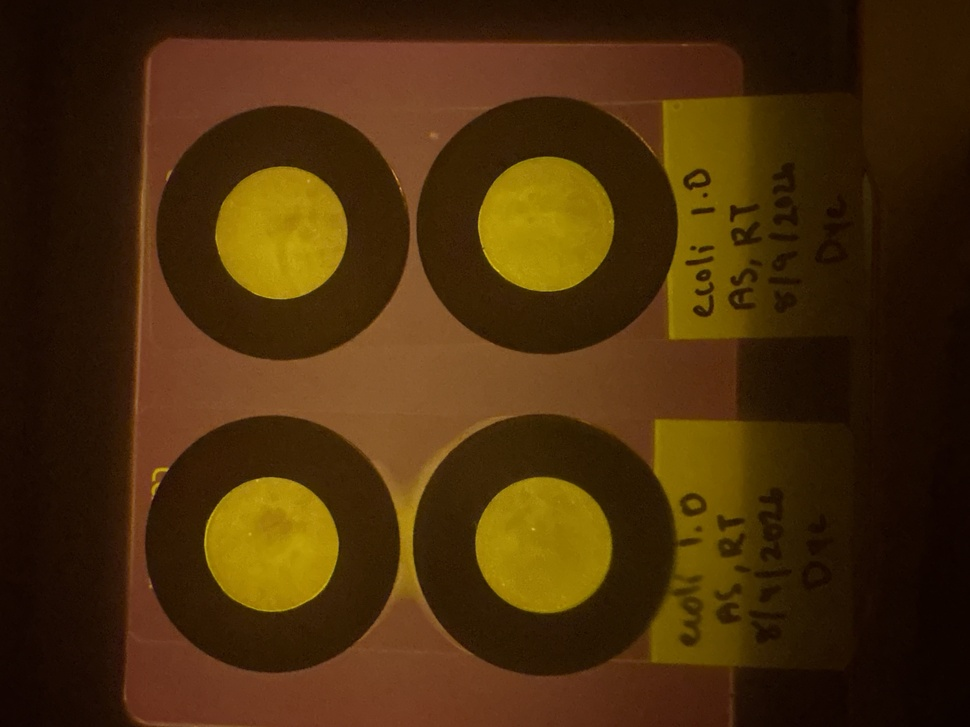
#> input picture data/raw/01-IMG_0989.jpeg, 970 x 727 px, shrunk from 4032 x 3024 before the run; its folder holds only this picture in this run
$ python bright_regions.py
#> lines starting #> are read from the running program, lines starting #| are printed output that depends on the picture; after the words box and inside, x2 and y2 are one past the last pixel; in counts of white or black regions, pixels touching at a corner belong together
"""Full-resolution grouping of bright, locally uniform regions inside DMEF wells.

This is image segmentation. A highlighted region is not a verified colony.
"""
from __future__ import annotations

import argparse
import csv
import json
from pathlib import Path

import matplotlib
matplotlib.use("Agg")
import matplotlib.pyplot as plt
import numpy as np
from PIL import Image, ImageDraw, ImageFont, ImageOps
from scipy import ndimage as ndi

IMAGE_SUFFIXES = {".jpg", ".jpeg", ".png", ".tif", ".tiff"}
REGION_FIELDS = ["image_id", "well_id", "region_id", "kind", "area_px", "center_x_px", "center_y_px",
                 "centroid_pixel_x_px", "centroid_pixel_y_px",
                 "mean_R_0_255", "mean_G_0_255", "mean_B_0_255",
                 "centroid_R_0_255", "centroid_G_0_255", "centroid_B_0_255",
                 "integrated_R", "integrated_G", "integrated_B", "integrated_RGB_total",
                 "ratio_R_to_G", "ratio_G_to_B", "mean_brightness_0_255",
                 "mean_local_color_std", "sample_hex", "sample_id", "dilution"]
PALETTE = [(255, 74, 83), (64, 211, 240), (139, 234, 85), (219, 122, 247),
           (255, 184, 63), (57, 121, 255), (245, 103, 180), (97, 233, 181)]


def read_rgb(path: Path) -> np.ndarray:
    """Return decoded, EXIF-oriented source RGB without profile conversion.

    Converting Display P3 JPEGs to sRGB can clip a small blue component to zero
    in saturated yellow areas. Measurements must preserve the source channels.
    """
    try:
        with Image.open(path) as source:
#> source is the input picture: PIL image 970x727 RGB; mean R, G, B 72.7, 44.7, 10.2
            image = ImageOps.exif_transpose(source)
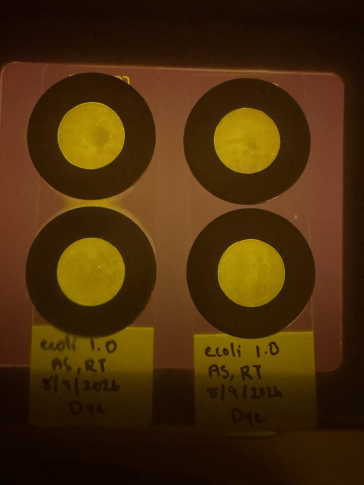
#> image: PIL image 727x970 RGB (shown at 1/2 size); mean R, G, B 72.7, 44.7, 10.2
            image.load()  # Refuse truncated photos; filling missing pixels would corrupt measurements.
            return np.asarray(image.convert("RGB"))
    except (OSError, ValueError) as exc:
        raise ValueError(f"Image could not be decoded completely: {path.name}: {exc}") from exc


def interior_mask(shape: tuple[int, int], roi: dict, inset: float) -> np.ndarray:
    y, x = np.ogrid[:shape[0], :shape[1]]
    angle = np.deg2rad(roi["angle"])
    dx, dy = x - roi["cx"], y - roi["cy"]
    u = dx * np.cos(angle) + dy * np.sin(angle)
    v = -dx * np.sin(angle) + dy * np.cos(angle)
    return (u / roi["rx"]) ** 2 + (v / roi["ry"]) ** 2 <= (1 - inset) ** 2


def detect_wells(rgb: np.ndarray) -> list[dict]:
    """Find four colored well interiors using the original image pixels."""
    hsv = np.asarray(Image.fromarray(rgb).convert("HSV"))
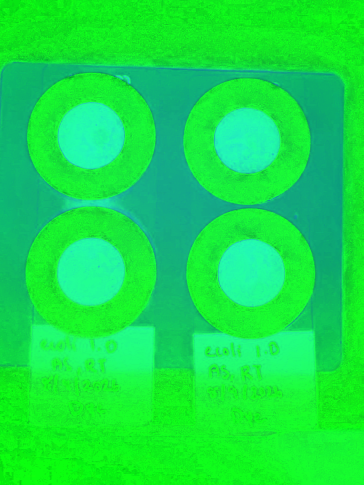
#> hsv: shape (970, 727, 3) (shown at 1/2 size); mean of channels 0, 1, 2 20.3, 226.2, 72.7; drawn as R, G, B
    h, w = hsv.shape[:2]
    colored = ((hsv[:, :, 0] >= 17) & (hsv[:, :, 0] <= 68)
               & (hsv[:, :, 1] >= 60) & (hsv[:, :, 2] >= 130))
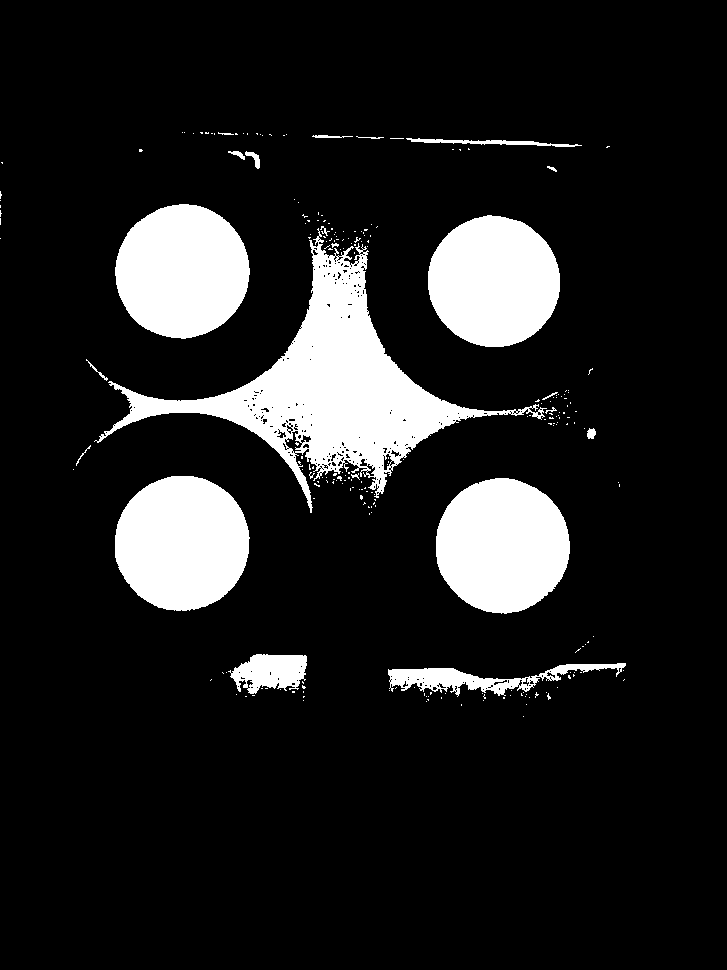
#> colored: shape (970, 727) bool; 12.9% white; 236 white regions (214 under 20 px), largest, box (x1, y1, x2, y2) and area: (94, 228, 547, 513) 28006, (115, 476, 250, 611) 14329, (436, 478, 570, 614) 14199
    colored = ndi.binary_closing(colored, structure=np.ones((15, 15), bool))
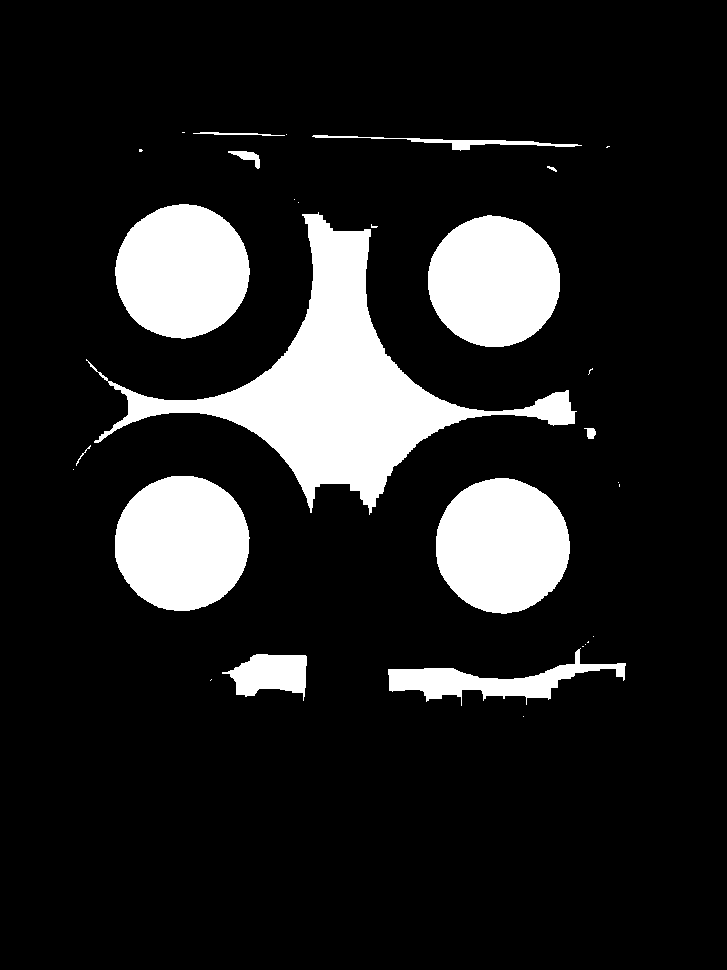
#> colored: shape (970, 727) bool; 14% white; 30 white regions (17 under 20 px), largest, box (x1, y1, x2, y2) and area: (86, 212, 577, 515) 33606, (115, 476, 250, 611) 14336, (436, 478, 570, 614) 14203
    labels, _ = ndi.label(colored)
#> labels: shape (970, 727) int32; 39 distinct labels, from 0 to 38
    counts = np.bincount(labels.ravel())
#> counts = 39 values, max 606811 at index 0, min 1 at index 3, mean 18081.8
#> (the rest of the program and of its run is left out)
